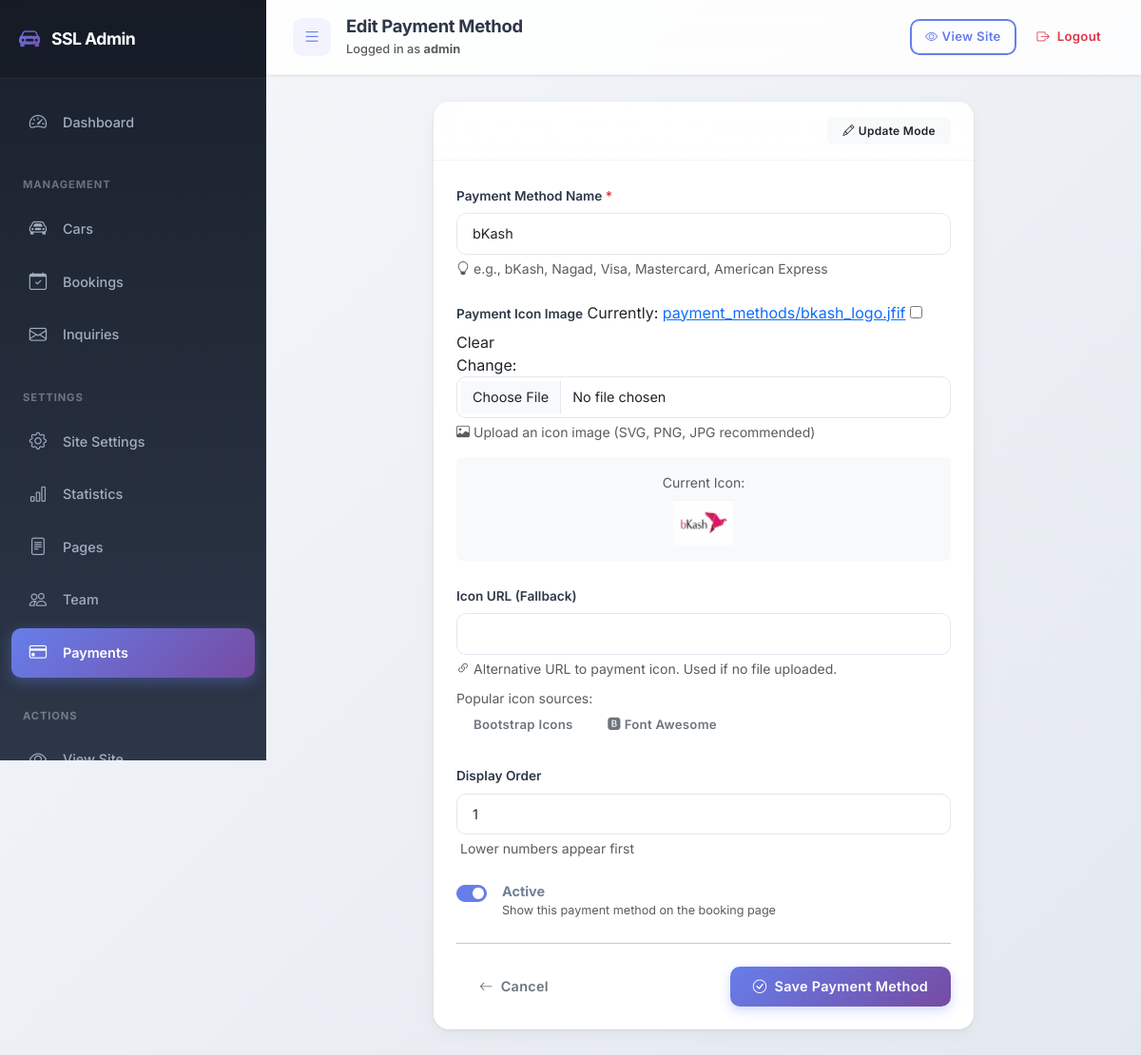
The page /dashboard/payments/1/edit/ (signed in) on the database its author committed.
### pages/models.py (models this page shows, shortened)
class PaymentMethod(models.Model):
    name = models.CharField(max_length=50)
    icon = models.ImageField(upload_to='payment_methods/', blank=True, null=True, help_text='Upload payment method icon image')
    icon_url = models.CharField(max_length=200, blank=True, help_text='Path or URL to payment icon (fallback if no upload)')
    is_active = models.BooleanField(default=True)
    order = models.PositiveIntegerField(default=0)
    class Meta:
        ordering = ['order']
        verbose_name = 'Payment Method'
        verbose_name_plural = 'Payment Methods'

### admin_panel/views.py (the view)
# urls.py: path('payments/<int:method_id>/edit/', views.payment_method_edit, name='payment_edit'),
@login_required
def payment_method_edit(request, method_id):
    method = get_object_or_404(PaymentMethod, id=method_id)
    if request.method == 'POST':
        form = PaymentMethodForm(request.POST, request.FILES, instance=method)
        if form.is_valid():
            form.save()
            messages.success(request, 'Payment method updated successfully.')
            return redirect('admin_panel:payment_list')
    else:
        form = PaymentMethodForm(instance=method)
    context = {
        'form': form,
        'method': method,
        'title': 'Edit Payment Method',
        'action': 'Update',
    }
    return render(request, 'admin_panel/payments/form.html', context)

### admin_panel/forms.py
class PaymentMethodForm(forms.ModelForm):
    class Meta:
        model = PaymentMethod
        fields = '__all__'
        widgets = {
            'name': forms.TextInput(attrs={'class': 'form-control'}),
            'icon': forms.ClearableFileInput(attrs={'class': 'form-control'}),
            'icon_url': forms.URLInput(attrs={'class': 'form-control'}),
            'is_active': forms.CheckboxInput(attrs={'class': 'form-check-input'}),
            'order': forms.NumberInput(attrs={'class': 'form-control'}),
        }

### pages/context_processors.py (called while the page is built)
def site_settings(request):
    settings = SiteSetting.objects.first()
    statistics = Statistic.objects.filter(is_active=True).order_by('order')
    payment_methods = PaymentMethod.objects.filter(is_active=True).order_by('order')
    return {
        'site_settings': settings,
        'site_statistics': statistics,
        'payment_methods': payment_methods,
    }

### admin_panel/templates/admin_panel/payments/form.html (shortened to what this page needs)
{% extends 'admin_panel/base.html' %}
{% load static %}
{% block content %}
<div class="row g-4">
    <div class="col-lg-8 mx-auto">
        <div class="card border-0 shadow-sm">
            <div class="card-header bg-gradient text-white py-3" style="background: linear-gradient(135deg, #667eea 0%, #764ba2 100%);">
                <div class="d-flex justify-content-between align-items-center">
                    <h5 class="mb-0 fw-bold">
                        <i class="bi bi-credit-card me-2"></i>{{ action }} Payment Method
                    </h5>
                    <span class="badge bg-light text-dark px-3 py-2">
                        <i class="bi bi-pencil me-1"></i>{{ action }} Mode
                    </span>
                </div>
            </div>
            <div class="card-body p-4">
                <form method="post" novalidate enctype="multipart/form-data">
                    <div class="mb-4">
                        <label for="id_name" class="form-label fw-semibold">Payment Method Name <span class="text-danger">*</span></label>
                        {{ form.name }}
                        <small class="text-muted d-block mt-1">
                            <i class="bi bi-lightbulb me-1"></i>e.g., bKash, Nagad, Visa, Mastercard, American Express
                        </small>
                    </div>
                    <div class="mb-4">
                        <label for="id_icon" class="form-label fw-semibold">Payment Icon Image</label>
                        {{ form.icon }}
                        <small class="text-muted d-block mt-1">
                            <i class="bi bi-image me-1"></i>Upload an icon image (SVG, PNG, JPG recommended)
                        </small>
                        {% if method.icon %}
                        <div class="mt-3 p-3 bg-light rounded text-center">
                            <p class="small text-muted mb-2">Current Icon:</p>
                            <img src="{{ method.icon.url }}" alt="{{ method.name }}" height="48" style="max-height: 48px;">
                        </div>
                        {% endif %}
                    </div>
                    <div class="mb-4">
                        <label for="id_icon_url" class="form-label fw-semibold">Icon URL (Fallback)</label>
                        {{ form.icon_url }}
                        <small class="text-muted d-block mt-1">
                            <i class="bi bi-link-45deg me-1"></i>Alternative URL to payment icon. Used if no file uploaded.
                        </small>
                        <div class="mt-2">
                            <small class="text-muted">Popular icon sources:</small><br>
                            <a href="https://icons.getbootstrap.com/" target="_blank" class="btn btn-sm btn-outline-secondary me-1">
                                Bootstrap Icons
                            </a>
                            <a href="https://fontawesome.com/" target="_blank" class="btn btn-sm btn-outline-secondary">
                                <i class="bi bi-bootstrap-fill me-1"></i>Font Awesome
                            </a>
                        </div>
                    </div>
                    <div class="mb-4">
                        <label for="id_order" class="form-label fw-semibold">Display Order</label>
                        {{ form.order }}
                        <small class="text-muted d-block mt-1">
                            Lower numbers appear first
                        </small>
                    </div>
                    <div class="mb-4">
                        <div class="form-check form-switch">
                            {{ form.is_active }}
                            <label class="form-check-label ms-2" for="id_is_active">
                                <strong>Active</strong>
                                <small class="d-block text-muted">Show this payment method on the booking page</small>
                            </label>
                        </div>
                    </div>
                    <hr class="my-4">
                    <div class="d-flex justify-content-between">
                        <a href="{% url 'admin_panel:payment_list' %}" class="btn btn-outline-secondary px-4">
                            <i class="bi bi-arrow-left me-2"></i>Cancel
                        </a>
                        <button type="submit" class="btn btn-primary px-4">
                            <i class="bi bi-check-circle me-2"></i>Save Payment Method
                        </button>
                    </div>
                </form>
            </div>
        </div>
    </div>
</div>
{% endblock %}

### admin_panel/templates/admin_panel/base.html (shortened to what this page needs)
{% load static custom_filters %}
<!DOCTYPE html>
<html lang="en">
<head>
    <link href="https://cdn.jsdelivr.net/npm/bootstrap@5.3.2/dist/css/bootstrap.min.css" rel="stylesheet">
    <link href="https://cdn.jsdelivr.net/npm/bootstrap-icons@1.11.1/font/bootstrap-icons.css" rel="stylesheet">
    <link rel="stylesheet" href="{% static 'css/admin.css' %}">
</head>
<body>
    <div class="admin-wrapper">
        <nav id="sidebar" class="sidebar">
            <div class="sidebar-header">
                <a href="{% url 'pages:home' %}" class="navbar-brand" target="_blank" title="View Website">
                    <i class="bi bi-car-front-fill"></i>
                    <span>SSL Admin</span>
                </a>
            </div>
            <ul class="sidebar-nav">
                <li class="sidebar-item">
                    <a href="{% url 'admin_panel:dashboard' %}" class="sidebar-link {% if request.resolver_match.url_name == 'dashboard' %}active{% endif %}" data-bs-toggle="tooltip" title="Dashboard">
                        <i class="bi bi-speedometer2"></i>
                        <span>Dashboard</span>
                    </a>
                </li>
                <li class="sidebar-heading">Management</li>
                <li class="sidebar-item">
                    <a href="{% url 'admin_panel:car_list' %}" class="sidebar-link {% if 'car' in request.resolver_match.url_name %}active{% endif %}" data-bs-toggle="tooltip" title="Manage Cars">
                        <i class="bi bi-car-front"></i>
                        <span>Cars</span>
                    </a>
                </li>
                <li class="sidebar-item">
                    <a href="{% url 'admin_panel:booking_list' %}" class="sidebar-link {% if 'booking' in request.resolver_match.url_name %}active{% endif %}" data-bs-toggle="tooltip" title="Bookings">
                        <i class="bi bi-calendar-check"></i>
                        <span>Bookings</span>
                    </a>
                </li>
                <li class="sidebar-item">
                    <a href="{% url 'admin_panel:inquiry_list' %}" class="sidebar-link {% if 'inquiry' in request.resolver_match.url_name %}active{% endif %}" data-bs-toggle="tooltip" title="Contact Inquiries">
                        <i class="bi bi-envelope"></i>
                        <span>Inquiries</span>
                    </a>
                </li>
                <li class="sidebar-heading">Settings</li>
                <li class="sidebar-item">
                    <a href="{% url 'admin_panel:site_settings' %}" class="sidebar-link {% if request.resolver_match.url_name == 'site_settings' %}active{% endif %}" data-bs-toggle="tooltip" title="Site Configuration">
                        <i class="bi bi-gear"></i>
                        <span>Site Settings</span>
                    </a>
                </li>
                <li class="sidebar-item">
                    <a href="{% url 'admin_panel:statistic_list' %}" class="sidebar-link {% if 'statistic' in request.resolver_match.url_name %}active{% endif %}" data-bs-toggle="tooltip" title="Homepage Statistics">
                        <i class="bi bi-bar-chart"></i>
                        <span>Statistics</span>
                    </a>
                </li>
                <li class="sidebar-item">
                    <a href="{% url 'admin_panel:page_list' %}" class="sidebar-link {% if 'page' in request.resolver_match.url_name %}active{% endif %}" data-bs-toggle="tooltip" title="Page Contents">
                        <i class="bi bi-file-text"></i>
                        <span>Pages</span>
                    </a>
                </li>
                <li class="sidebar-item">
                    <a href="{% url 'admin_panel:team_list' %}" class="sidebar-link {% if 'team' in request.resolver_match.url_name %}active{% endif %}" data-bs-toggle="tooltip" title="Team Members">
                        <i class="bi bi-people"></i>
                        <span>Team</span>
                    </a>
                </li>
                <li class="sidebar-item">
                    <a href="{% url 'admin_panel:payment_list' %}" class="sidebar-link {% if 'payment' in request.resolver_match.url_name %}active{% endif %}" data-bs-toggle="tooltip" title="Payment Methods">
                        <i class="bi bi-credit-card"></i>
                        <span>Payments</span>
                    </a>
                </li>
                <li class="sidebar-heading">Actions</li>
                <li class="sidebar-item">
                    <a href="{% url 'pages:home' %}" class="sidebar-link" target="_blank" data-bs-toggle="tooltip" title="Open Website in New Tab">
                        <i class="bi bi-eye"></i>
                        <span>View Site</span>
                    </a>
                </li>
            </ul>
        </nav>
        <main class="main-content">
            <header class="top-navbar">
                <div class="d-flex align-items-center">
                    <button id="sidebarToggle" class="sidebar-toggle-btn" data-bs-toggle="tooltip" title="Toggle Sidebar">
                        <i class="bi bi-list"></i>
                    </button>
                    <div class="ms-3">
                        <h5 class="mb-0">{% block page_title %}{{ title }}{% endblock %}</h5>
                        <small class="text-muted">Logged in as <strong>{{ request.user.username }}</strong></small>
                    </div>
                </div>
                <div class="d-flex align-items-center gap-2">
                    <a href="{% url 'pages:home' %}" class="btn btn-outline-primary btn-sm d-none d-md-inline-flex" target="_blank" data-bs-toggle="tooltip" title="View Website">
                        <i class="bi bi-eye me-1"></i> <span class="d-none d-lg-inline">View Site</span>
                    </a>
                    <a href="{% url 'admin_panel:logout' %}" class="btn btn-outline-danger btn-sm" data-bs-toggle="tooltip" title="Logout">
                        <i class="bi bi-box-arrow-right me-1"></i> <span class="d-none d-lg-inline">Logout</span>
                    </a>
                </div>
            </header>
            <div class="content-wrapper">
                {% block content %}{% endblock %}
            </div>
        </main>
    </div>
</body>
</html>

### admin_panel/templates/admin_panel/base.html (style rules this page uses)
.sidebar { will-change: transform, width; backface-visibility: hidden; }

### rows shown on the page
PaymentMethod: name "bKash", icon (picture), order "1", is_active "☑"

### other values the page prints
{{ title }} "Edit Payment Method"
{{ request.user.username }} "admin"
{{ action }} "Update"
